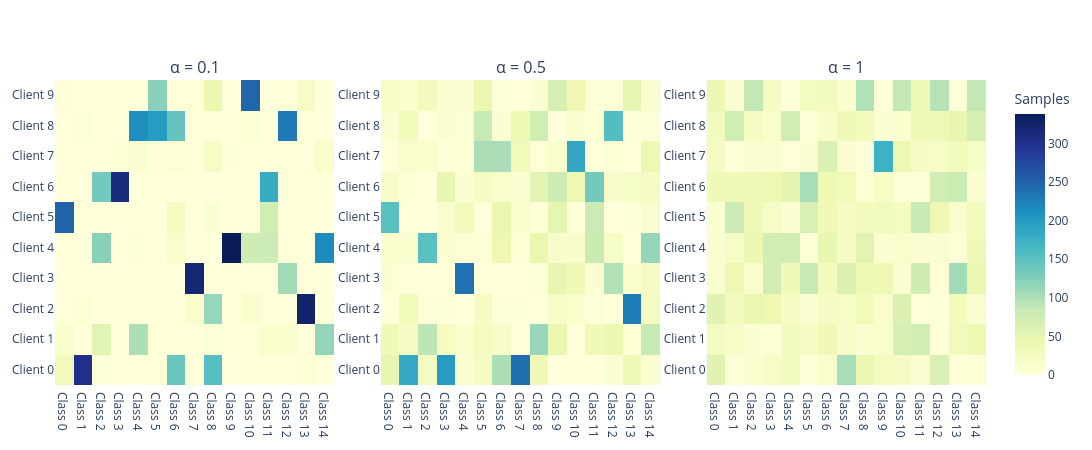

Source (notebook cell):
### Markdown cell above
# Non iid partition

### Code cell
import plotly.graph_objects as go
from plotly.subplots import make_subplots
import numpy as np

# Parameters
n_classes = 15
n_clients = 10
alphas = [0.1, 0.5, 1] # Three levels: highly non-IID to nearly IID

# Create subplots: 1 row, 3 columns
fig = make_subplots(
    rows=1, cols=3, 
    subplot_titles=[f'α = {a}' for a in alphas],
    horizontal_spacing=0.05
)

for i, alpha in enumerate(alphas):
    # 1. Partition Data (Assumes your dirichlet_data_partition function is defined)
    X_splits, y_splits = dirichlet_data_partition(X, y, n_client=n_clients, alpha=alpha, random_state=42)
    
    # 2. Build Count Matrix
    count_matrix = np.zeros((n_clients, n_classes), dtype=int)
    for client_id, y_client in enumerate(y_splits):
        # Using minlength to ensure all classes are represented
        class_counts = np.bincount(y_client.astype(int), minlength=n_classes+1)
        count_matrix[client_id] = class_counts[1:16]
    
    # 3. Add Heatmap Trace
    fig.add_trace(
        go.Heatmap(
            z=count_matrix,
            x=[f'Class {j}' for j in range(n_classes)],
            y=[f'Client {j}' for j in range(n_clients)],
            coloraxis="coloraxis", # Shared color scale across all subplots
            hovertemplate='Client: %{y}<br>Class: %{x}<br>Count: %{z}<extra></extra>'
        ),
        row=1, col=i+1
    )

# 4. Update Layout for a cleaner look
fig.update_layout(
    height=450,
    width=1200,
    # title_text='Effect of Dirichlet α on Label Distribution',
    coloraxis=dict(colorscale='YlGnBu', colorbar_title='Samples'),
    showlegend=False
)

# Tighten layout and adjust vertical size
fig.update_layout(margin=dict(t=80, b=50, l=50, r=50))

fig.show()

### Figure 1 — Plotly figure (JSON) as saved in the notebook; plotly's stock layout.template omitted (floating-point values rounded to 4 significant figures; data arrays with more than 128 entries replaced by an {"elided": "..."} marker saying what was removed)
{"data": [{"coloraxis": "coloraxis", "hovertemplate": "Client: %{y}<br>Class: %{x}<br>Count: %{z}<extra></extra>", "type": "heatmap", "x": ["Class 0", "Class 1", "Class 2", "Class 3", "Class 4", "Class 5", "Class 6", "Class 7", "Class 8", "Class 9", "Class 10", "Class 11", "Class 12", "Class 13", "Class 14"], "xaxis": "x", "y": ["Client 0", "Client 1", "Client 2", "Client 3", "Client 4", "Client 5", "Client 6", "Client 7", "Client 8", "Client 9"], "yaxis": "y", "z": {"elided": "10x15 int values"}}, {"coloraxis": "coloraxis", "hovertemplate": "Client: %{y}<br>Class: %{x}<br>Count: %{z}<extra></extra>", "type": "heatmap", "x": ["Class 0", "Class 1", "Class 2", "Class 3", "Class 4", "Class 5", "Class 6", "Class 7", "Class 8", "Class 9", "Class 10", "Class 11", "Class 12", "Class 13", "Class 14"], "xaxis": "x2", "y": ["Client 0", "Client 1", "Client 2", "Client 3", "Client 4", "Client 5", "Client 6", "Client 7", "Client 8", "Client 9"], "yaxis": "y2", "z": {"elided": "10x15 int values"}}, {"coloraxis": "coloraxis", "hovertemplate": "Client: %{y}<br>Class: %{x}<br>Count: %{z}<extra></extra>", "type": "heatmap", "x": ["Class 0", "Class 1", "Class 2", "Class 3", "Class 4", "Class 5", "Class 6", "Class 7", "Class 8", "Class 9", "Class 10", "Class 11", "Class 12", "Class 13", "Class 14"], "xaxis": "x3", "y": ["Client 0", "Client 1", "Client 2", "Client 3", "Client 4", "Client 5", "Client 6", "Client 7", "Client 8", "Client 9"], "yaxis": "y3", "z": {"elided": "10x15 int values"}}], "layout": {"annotations": [{"font": {"size": 16}, "showarrow": false, "text": "α = 0.1", "x": 0.15, "xanchor": "center", "xref": "paper", "y": 1, "yanchor": "bottom", "yref": "paper"}, {"font": {"size": 16}, "showarrow": false, "text": "α = 0.5", "x": 0.5, "xanchor": "center", "xref": "paper", "y": 1, "yanchor": "bottom", "yref": "paper"}, {"font": {"size": 16}, "showarrow": false, "text": "α = 1", "x": 0.85, "xanchor": "center", "xref": "paper", "y": 1, "yanchor": "bottom", "yref": "paper"}], "coloraxis": {"colorbar": {"title": {"text": "Samples"}}, "colorscale": [[0, "rgb(255,255,217)"], [0.125, "rgb(237,248,177)"], [0.25, "rgb(199,233,180)"], [0.375, "rgb(127,205,187)"], [0.5, "rgb(65,182,196)"], [0.625, "rgb(29,145,192)"], [0.75, "rgb(34,94,168)"], [0.875, "rgb(37,52,148)"], [1, "rgb(8,29,88)"]]}, "height": 450, "margin": {"b": 50, "l": 50, "r": 50, "t": 80}, "showlegend": false, "width": 1200, "xaxis": {"anchor": "y", "domain": [0, 0.3]}, "xaxis2": {"anchor": "y2", "domain": [0.35, 0.65]}, "xaxis3": {"anchor": "y3", "domain": [0.7, 1]}, "yaxis": {"anchor": "x", "domain": [0, 1]}, "yaxis2": {"anchor": "x2", "domain": [0, 1]}, "yaxis3": {"anchor": "x3", "domain": [0, 1]}}}
